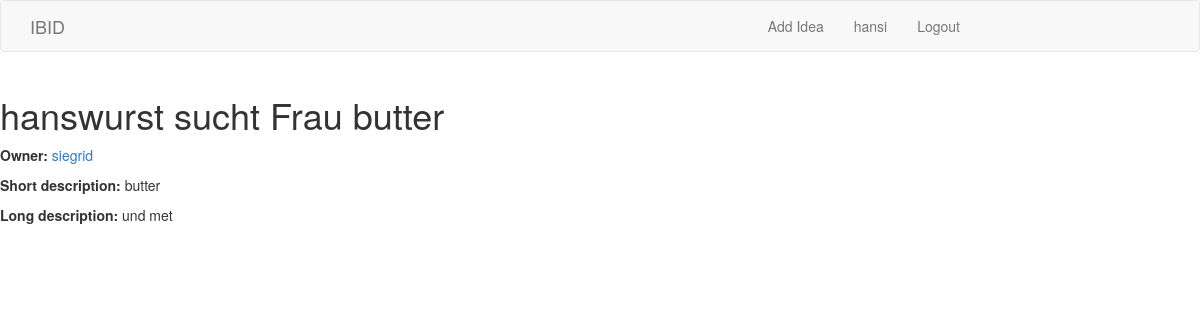
/requests/1/ (signed in), run on the app's committed database.
### ManageConnections/models.py (models this page shows)
class Announcement(models.Model):
    title = models.CharField(max_length = 400, unique=True)
    owner = models.ForeignKey(User)
    idea = models.ForeignKey(Idea, blank=True, null=True)
    date_added = models.DateField(default=timezone.now())
    description_short=models.CharField(max_length=2048,default="this request has no short description yet")
    description_long=models.CharField(max_length=2048,default="this request has no long description yet")
    class Meta:
        permissions = (
            ('view', 'View Announcement'),
            ('edit', 'Edit Announcement'),
        )

### ManageConnections/views.py (the view)
# urls.py: url(r'^(?P<Request_id>\d+)/$', views.detail_announcement, name='detail_announcement'),
@login_required
def detail_announcement(request, Request_id):
	announcement = get_object_or_404(Announcement, pk=Request_id)
	return render(request, 'ManageConnections/detail_announcement.html', {'announcement':announcement})

### ManageConnections/templates/ManageConnections/detail_announcement.html (shortened to what this page needs)
{% extends 'base.html' %}
{% block body_block %}
<h1>{{ announcement.title }}</h1>
<p>
<p><b>Owner:</b>
<a href= "{% url 'ManageUsers:userprofile' announcement.owner.id %}">{{ announcement.owner }}</a></p>
</p>
<p><b>Short description:</b>
{{ announcement.description_short }}
<p><b>Long description:</b>
{{ announcement.description_long }}
</p>
{% endblock %}

### Home/templates/base.html (shortened to what this page needs)
{% load bootstrap3 %}
{% bootstrap_css %}
<!DOCTYPE HTML PUBLIC "-//W3C//DTD HTML 4.01//EN">
<html lang="en">
<head>
</head>
<body>
  <nav class="navbar navbar-default" role="navigation">
    <div class="container" id="navfluid">
      <div class="row">
        <div class="col-md-10">
          <div class="navbar-header">
            <a class="navbar-brand" href="{% url 'Home:index' %}">IBID</a>
          </div>
          <div class="collapse navbar-collapse" id="navigationbar">
            <ul class="nav navbar-nav navbar-right">
                {% if user.is_authenticated %}
                <li><a href="{% url 'ManageIdea:post' %}"> Add Idea </a></li>
                <li><a href="{% url 'ManageUsers:userprofile' user.id %}"> {{ user.get_username }} </a></li>
                <li><a href="{% url 'ManageUsers:logout' %}"> Logout </a></li>
                {% else %}
                <li><a href="{% url 'ManageUsers:register' %}"> Register </a></li>
                <li><a href="{% url 'ManageUsers:login' %}"> Login </a></li>
                {% endif %}
            </ul>
          </div>
        </div>
      </div>
    </div>
  </nav>
  <div class="container">
    <div class="row">
      <div class="col-md-10">{% block body_middle_block-1 %}{% endblock %}</div>
      <div class="col-md-2">{% block body_right_block-1 %}{% endblock %}</div>
    </div>
    <div class="row">
      <div class="col-md-4">{% block body_left_block-2 %}{% endblock %}</div>
      <div class="col-md-4">{% block body_middle_block-2 %}{% endblock %}</div>
      <div class="col-md-4">{% block body_right_block-2 %}{% endblock %}</div>
    </div>
    <div class="row">
      <div class="col-md-2">{% block body_left_block-3 %}{% endblock %}</div>
      <div class="col-md-8">{% block body_middle_block-3 %}{% endblock %}</div>
      <div class="col-md-2">{% block body_right_block-3 %}{% endblock %}</div>
    </div>
  </div>
{% block body_block %}{% endblock %}
</body>
</html>

### data on the page
Announcement: title "hanswurst sucht Frau butter", owner "siegrid", description_short "butter", description_long "und met"

### other printed values
{{ user.get_username }} "hansi"
